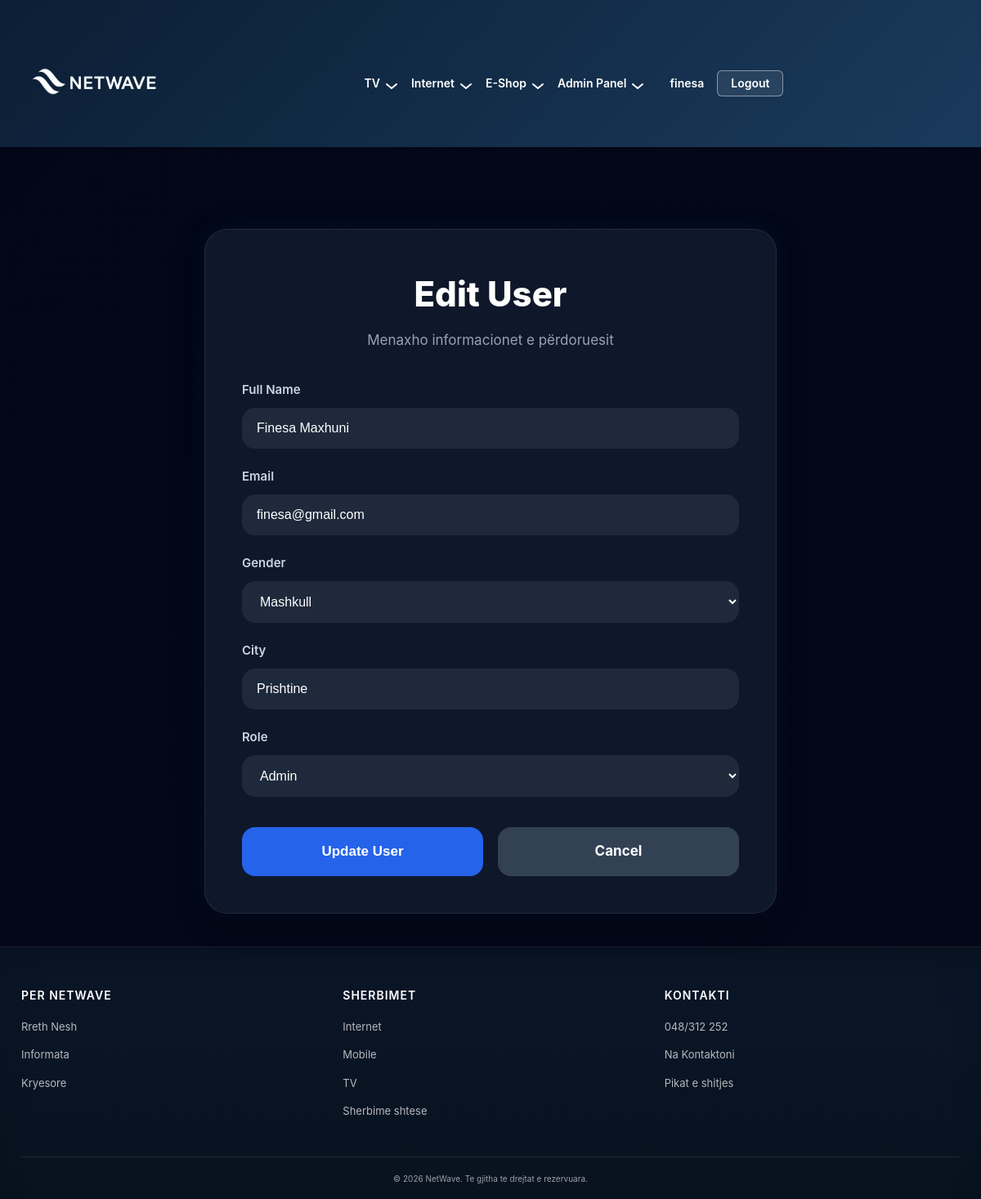
/pages/edit-user.php?id=1 (signed in), run on the app's committed database.
### tables this page shows
CREATE TABLE users(
    id INT AUTO_INCREMENT PRIMARY KEY,
    fullname VARCHAR(100) NOT NULL ,
    username VARCHAR(50) NOT NULL UNIQUE,
    email VARCHAR(100) NOT NULL UNIQUE,
    password VARCHAR(255) NOT NULL,
    role VARCHAR(20) NOT NULL DEFAULT 'user',
    gender VARCHAR(20),
    city VARCHAR(50),
    created_at TIMESTAMP DEFAULT CURRENT_TIMESTAMP
);

### pages/edit-user.php (the view, shortened to what this page needs)
<?php
require $_SERVER['DOCUMENT_ROOT'] . '/UEB2_Projekti_Grupi36/config.php';
require $_SERVER['DOCUMENT_ROOT'] . '/UEB2_Projekti_Grupi36/includes/header.php';
require $_SERVER['DOCUMENT_ROOT'] . '/UEB2_Projekti_Grupi36/includes/navbar.php';
$id = $_GET['id'];
$stmt = $pdo->prepare("
SELECT * FROM users
WHERE id=?
");
$stmt->execute([$id]);
$user = $stmt->fetch();
?>
<section class="edit-user-page">
<div class="edit-user-container">
    <div class="edit-user-card">
        <div class="edit-header">
            <h1>Edit User</h1>
            <p>
                Menaxho informacionet e përdoruesit
            </p>
        </div>
        <form method="POST" class="edit-form">
            <div class="form-group">
                <label>Full Name</label>
                <input
                type="text"
                name="fullname"
                value="<?php echo htmlspecialchars($user['fullname']); ?>"
                required>
            </div>
            <div class="form-group">
                <label>Email</label>
                <input
                type="email"
                name="email"
                value="<?php echo htmlspecialchars($user['email']); ?>"
                required>
            </div>
            <div class="form-group">
                <label>Gender</label>
                <select name="gender">
                    <option value="Mashkull"
                    <?php if($user['gender']=="Mashkull") echo "selected"; ?>>
                    Mashkull
                    </option>
                </select>
            </div>
            <div class="form-group">
                <label>City</label>
                <input
                type="text"
                name="city"
                value="<?php echo htmlspecialchars($user['city']); ?>"
                required>
            </div>
            <div class="form-group">
                <label>Role</label>
                <select name="role">
                    <option value="admin"
                    <?php if($user['role']=="admin") echo "selected"; ?>>
                    Admin
                    </option>
                </select>
            </div>
            <div class="form-buttons">
                <button type="submit" class="save-btn">
                    Update User
                </button>
                <a href="/UEB2_Projekti_Grupi36/pages/perdoruesit.php" class="cancel-btn">
                    Cancel
                </a>
            </div>
        </form>
    </div>
</div>
</section>
<?php
require $_SERVER['DOCUMENT_ROOT'] . '/UEB2_Projekti_Grupi36/includes/footer.php';
?>

### assets/css/telecomoperator.css (style rules this page uses)
:root { --color-dark: #0b1e34; --color-dark-light: #1a3a5c; --color-red: #ff1b1b; --color-text: #071425; --color-text-light: #6b7280; --color-bg: #f6f8fb; --color-white: #ffffff; --color-border: rgba(11, 30, 52, 0.08); --font-primary: -apple-system, BlinkMacSystemFont, "Segoe UI", "Roboto", "Helvetica Neue", Arial, sans-serif; --font-size-base: 14px; --font-weight-normal: 400; --font-weight-medium: 500; --font-weight-bold: 600; --font-weight-bolder: 700; --spacing-xs: 4px; --spacing-sm: 8px; --spacing-md: 12px; --spacing-lg: 16px; --spacing-xl: 24px; --spacing-2xl: 32px; --spacing-3xl: 48px; --radius-sm: 6px; --radius-md: 10px; --radius-lg: 12px; --shadow-sm: 0 2px 8px rgba(11, 30, 52, 0.08); --shadow-md: 0 4px 16px rgba(11, 30, 52, 0.12); --shadow-xl: 0 20px 40px rgba(11, 30, 52, 0.2); --transition: 0.2s ease; }
* { margin: 0; padding: 0; box-sizing: border-box; }
html { scroll-behavior: smooth; -webkit-font-smoothing: antialiased; -moz-osx-font-smoothing: grayscale; }
body { font-family: var(--font-primary); font-size: var(--font-size-base); font-weight: var(--font-weight-normal); color: var(--color-text); background: var(--color-bg); line-height: 1.6; -webkit-font-smoothing: antialiased; -moz-osx-font-smoothing: grayscale; }
body { background-color: #0b1329 !important; }
.about-mission, section:last-of-type, main > div:last-child { margin-bottom: 0 !important; padding-bottom: 40px !important; }

### assets/css/edit-user.css (style rules this page uses)
.edit-user-page { min-height:100vh; padding:100px 20px; background: linear-gradient(rgba(2,6,23,.94),rgba(2,6,23,.94)), linear-gradient(135deg,#020617,#0f172a,#111827); display:flex; justify-content:center; align-items:center; }
.edit-user-container { width:100%; max-width:700px; }
.edit-user-card { background:#0f172a; border-radius:28px; padding:45px; border:1px solid rgba(255,255,255,.08); box-shadow: 0 10px 35px rgba(0,0,0,.45), 0 0 30px rgba(59,130,246,.10); }
.edit-header { text-align:center; margin-bottom:35px; }
.edit-header h1 { color:white; font-size:42px; font-weight:800; margin-bottom:10px; }
.edit-header p { color:#94a3b8; font-size:17px; }
.edit-form { display:flex; flex-direction:column; gap:22px; }
.form-group { display:flex; flex-direction:column; }
.form-group label { color:#cbd5e1; margin-bottom:10px; font-size:15px; font-weight:600; }
.form-group input, .form-group select { width:100%; padding:16px 18px; border:none; outline:none; border-radius:16px; background:#1e293b; color:white; font-size:16px; transition:.3s; }
.form-buttons { display:flex; gap:18px; margin-top:15px; }
.save-btn { flex:1; padding:16px; border:none; border-radius:16px; background:#2563eb; color:white; font-size:17px; font-weight:700; cursor:pointer; transition:.3s; }
.cancel-btn { flex:1; padding:16px; border-radius:16px; background:#334155; color:white; text-decoration:none; text-align:center; font-size:17px; font-weight:700; transition:.3s; }

### data on the page
users: fullname "Finesa Maxhuni", email "finesa@gmail.com", city "Prishtine", role "Admin"

### other printed values
$_SESSION['user'] "finesa"
